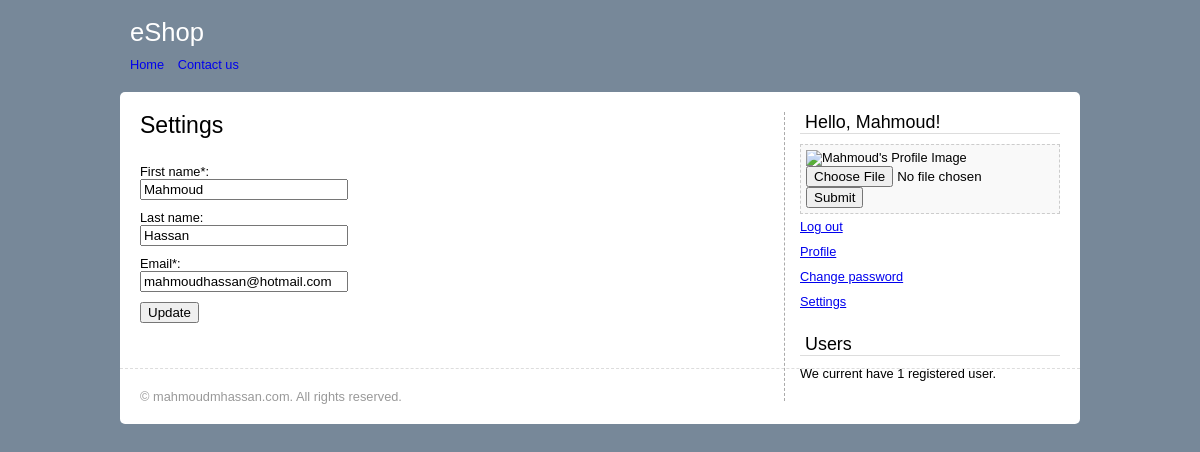
/settings.php (signed in), run on the app's committed database.
### tables this page shows
CREATE TABLE IF NOT EXISTS `users` (
  `user_id` int(11) NOT NULL,
  `username` varchar(32) NOT NULL,
  `password` varchar(32) NOT NULL,
  `first_name` varchar(32) NOT NULL,
  `last_name` varchar(32) NOT NULL,
  `email` varchar(1024) NOT NULL,
  `active` int(11) NOT NULL DEFAULT '0',
  `profile` varchar(55) NOT NULL
);

### core/init.php (called while the page is built, shortened)
<?php
   require 'functions/users.php';
   if(logged_in() === true) {
    $session_user_id = $_SESSION['user_id'];
   $user_data = user_data($session_user_id, 'user_id', 'username', 'password', 'first_name', 'last_name', 'email' ,'profile');
   }
?>

### core/functions/users.php (called while the page is built, shortened)
<?php
function user_data($user_id) {
	$user_id = (int)$user_id;
	$func_num_args = func_num_args();
	$func_get_args = func_get_args();
	if($func_num_args > 1) {
		unset($func_get_args[0]);
		$fields = '`' . implode('`, `', $func_get_args) . '`';
        $data = mysql_fetch_assoc(mysql_query("SELECT $fields FROM `users` WHERE `user_id` = $user_id"));
		return $data;
	}
}
?>

### settings.php (the view, shortened to what this page needs)
<?php
include 'core/init.php';
 include 'includes/overall/header.php';
?>
<h1>Settings</h1>
<?php
if (isset($_GET['success']) === true && empty($_GET['success']) === true) {
	echo 'Your details have been updated!';
} else {
?>
<form action="" method="post">
    <ul>
      <li>
	      First name*:<br>
		  <input type="text" name="first_name" value="<?php echo $user_data['first_name']; ?>">
	  </li>
	  <li>
	      Last name:<br>
		  <input type="text" name="last_name"  value="<?php echo $user_data['last_name']; ?>">
	  </li>
      <li>
         Email*:<br>
         <input type="text" name="email" value="<?php echo $user_data['email']; ?>">
       </li>
       <li>
          <input type="submit" value="Update">
       </li>
	</ul>
</form>
 <?php
}
 include 'includes/overall/footer.php';
 ?>

### includes/widgets/loggedin.php (shortened to what this page needs)
<div class="widget">
     <h2>Hello, <?php echo $user_data['first_name']; ?>! </h2>
	  <div class="inner">
	  <div class="profile">
	    <?php
		 if(empty($user_data['profile']) === false) {
			 echo '<img scr="', $user_data['profile'], '" alt="', $user_data['first_name'] , '\'s Profile Image">';
		 }
		?>
		<form action="" method="post" enctype="multipart/form-data">
		   <input type="file" name="profile"> <input type="submit">
		</form>
	  </div>
	  <ul>
	     <li>
		    <a href="logout.php">Log out</a>
		 </li>
		 <li>
		   <a href="<?php echo $user_data['username']; ?>">Profile</a>
		  </li>
		 <li>
		    <a href="changepassword.php">Change password</a>
		 </li>
		 <li>
		  <a href="settings.php">Settings</a>
		  </li>
	  </ul>
	  </div>
</div>

### css/screen.css (style rules this page uses)
ul { padding:0; margin:0 0 20px 0; list-style:none; }
h1,h2 { padding:0; margin:0 0 20px 0; font-weight:normal; }
ul li { padding:5px 0; }
ul li input[type="text"], ul li input[type="password"] { width:200px; }
h1 { font-size:1.8em; }
h2 { font-size: 1.4em; }
body { background:lightslategray; font-family:Arial; font-size:0.8em; }
.widget { margin-bottom:20px; }
.widget h2 { margin: 0 0 10px 0; padding:0 5px; font-weight:normal; border-bottom:1px solid #ddd; }
.profile { background:#f9f9f9; border:1px dashed #ccc; padding:5px; }
.profile img { width :100%; }

### data on the page
users: first_name "Mahmoud", last_name "Hassan", email "mahmoudhassan@hotmail.com"

### other printed values
$user_count "1"
